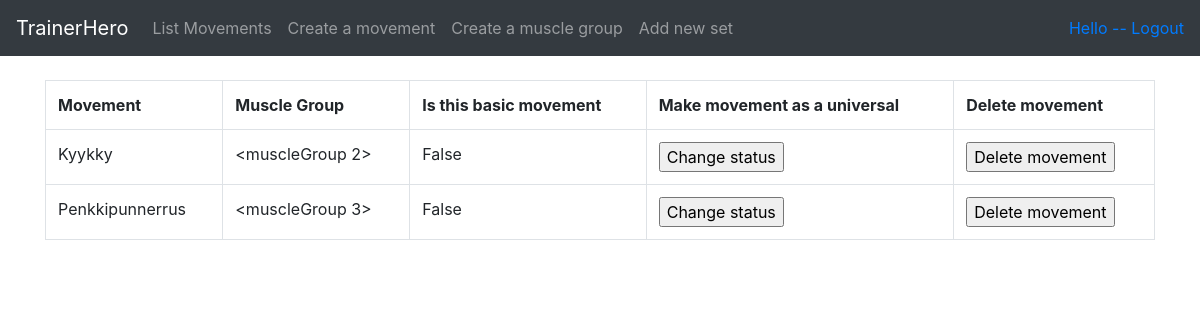
The page /movements (signed in) on the database its author committed.
### application/movements/models.py (models this page shows, shortened)
class Movement(Base):
    name = db.Column(db.String(144), nullable=False)
    isTemplate = db.Column(db.Boolean, nullable=False)
    musclegroup_id = db.Column(db.Integer, db.ForeignKey('muscleGroup.id'), nullable=False)
    sets = db.relationship('Set', backref='movement', lazy=True)

### application/movements/views.py (the view)
@app.route("/movements", methods=["GET"])
@login_required
def movements_index():
    return render_template("movements/list.html", movements = Movement.query.all())

### application/__init__.py (called while the page is built)
@login_manager.user_loader
def load_user(user_id):
    return User.query.get(user_id)

### application/templates/movements/list.html
{% extends "layout.html" %}
{% block body %}
  <table class="table table-bordered">
    <tr>
      <th>Movement</th>
      <th>Muscle Group</th>
      <th>Is this basic movement</th>
      <th>Make movement as a universal</th>
      <th>Delete movement</th>
    </tr>
    {% for movement in movements %}
    <tr>
      <td>{{ movement.name }}</td>
      <td>{{ movement.muscleGroup }}</td>
      <td>{{ movement.isTemplate }}</td>
      <td>
          <form method="POST" action="{{ url_for('add_movement_template', movement_id=movement.id) }}">
            <input type="submit" value="Change status"/>
          </form>
      </td>
      <td>
        <form method="POST" action="{{ url_for('remove_movement', movement_id=movement.id) }}">
          <input type="submit" value="Delete movement"/>
        </form>
    </td>
    </tr>
    {% endfor %}
  </table>
{% endblock %}

### rows shown on the page
Movement: name "Kyykky", muscleGroup "<muscleGroup 2>", isTemplate "False"
Movement: name "Penkkipunnerrus", muscleGroup "<muscleGroup 3>", isTemplate "False"
